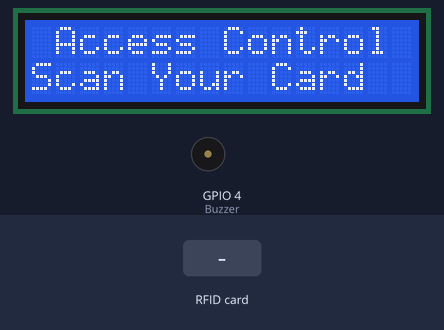
This sketch was run on a simulated ESP32. On the bench: 16×2 character LCD, buzzer (waves = sounding). The inputs (shaded band) are chosen by the test bench. WiFi joins after 1.5 s; servers stay silent unless stated; the local clock reads 2024-03-15 10:24:30 at power-on unless the sketch sets it; what the sketch prints to the serial monitor is not drawn.

Above: at 3.1 s.
3.2 s: RFID card 73 6C C8 12 held to the reader
At 3.45 s:
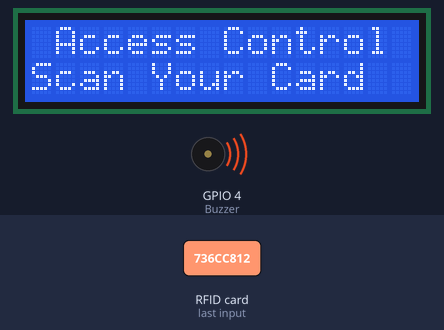
5.0 s: RFID card 5E 7A 19 C4 held to the reader
Timing chart, 0 to 8.0 s (numbered marks = the images above; inputs shaded):
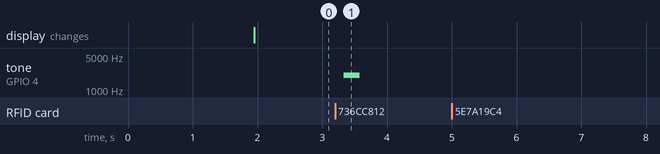

The sketch:

esp32_code_222.ino
```cpp
#define BLYNK_TEMPLATE_ID "TMPL6PLZ5BuCy"
#define BLYNK_TEMPLATE_NAME "Quickstart Template"
#define BLYNK_AUTH_TOKEN "0ESDh-z-4v56tUH0CmQf8MXhl2VFZxgu"
#include <SPI.h>
#include <MFRC522.h>
#include <WiFi.h>
#include <WiFiClient.h>
#include <LiquidCrystal_I2C.h>
#include <Wire.h>
#include <SD.h>
#include <BlynkSimpleEsp32.h>
#include <RTClib.h>

#define RST_PIN 13 // RFID RST
#define SS_PIN  33 // RFID SDA(SS)
#define Buzzer 4

MFRC522 rfid(SS_PIN, RST_PIN); // RFID Sensor
LiquidCrystal_I2C lcd(0x27, 16, 2);
RTC_DS3231 rtc;

String waktu_sekarang="";
String MasterTag = "73 6C C8 12"; // Enter your tag UID which we get from the first code.
String UIDCard = "";
String nama = "unknown";
bool logic_blynk = false;
TaskHandle_t first_task = NULL;
TaskHandle_t secondary_task = NULL;

char ssid[] = "A3";
char pass[] = "zorabin75";

void first(void *param);
void secondary(void *param);

void setup() {
  Serial.begin(115200);

  Wire.begin();
  SPI.begin();
  rfid.PCD_Init();
  pinMode(Buzzer, OUTPUT);

  Blynk.begin(BLYNK_AUTH_TOKEN, ssid, pass);
  // RTC MODULE INISIASI
  if (!rtc.begin()) {
    Serial.println("Couldn't find RTC");
  }
  if (rtc.lostPower()) {
    rtc.adjust(DateTime(F(__DATE__), F(__TIME__)));
  }
  pinMode(Buzzer, OUTPUT);
  lcd.init();
  lcd.backlight();
  lcd.clear();
  lcd.print(" Access Control ");
  lcd.setCursor(0, 1);
  lcd.print("Scan Your Card");

  xTaskCreatePinnedToCore(first, "first_task", 10000, NULL, 1, &first_task, 0);
  xTaskCreatePinnedToCore(secondary, "secondary_task", 10000, NULL, 1, &secondary_task, 1);

}

void loop() {
  Blynk.run();
}

void first(void *param) {
  for (;;) {
    if (rfid_module()) {
      Serial.println("berhasil");
      Serial.println(String(UIDCard));
      rtc_module();
      Serial.println(waktu_sekarang);
    if (UIDCard == MasterTag) {
        nama = "Bintang";
      tone(Buzzer, 2000);
      delay(250);
      noTone(Buzzer);
      }
     else nama= "unkonwn";
    }

    vTaskDelay(100 / portTICK_PERIOD_MS);
  }
}
void secondary(void *param) {
  for (;;) {
    if(logic_blynk){
     nama    = "Bintang";
     UIDCard  = "Online";
     rtc_module();
      }
      Blynk.virtualWrite(V1, UIDCard);
      Blynk.virtualWrite(V2, nama);
      Blynk.virtualWrite(V3, waktu_sekarang);

    vTaskDelay(100 / portTICK_PERIOD_MS);
  }
}

void rtc_module(){
   DateTime now = rtc.now();
   waktu_sekarang =now.year() + '/' +
                        String(now.month(), DEC) + '/' +
                        String(now.day(), DEC) + ' ' +
                        String(now.hour(), DEC) + ':' +
                        String(now.minute(), DEC) + ':' +
                        String(now.second(), DEC);
  }

bool rfid_module(){
  if (!rfid.PICC_IsNewCardPresent()) {
    return false;
  }

  if (!rfid.PICC_ReadCardSerial()) {
    Serial.println("Not able to read the card");
    return false;
  }

  UIDCard = "";
  for (byte i = 0; i < rfid.uid.size; i++) {
    UIDCard.concat(String(rfid.uid.uidByte[i] < 0x10 ? " 0" : " "));
    UIDCard.concat(String(rfid.uid.uidByte[i], HEX));
  }
  UIDCard.toUpperCase();
  UIDCard = UIDCard.substring(1);

  rfid.PICC_HaltA();
  return true;
}

BLYNK_WRITE(V0) { // Switch widget on V4 updates switchState
  logic_blynk = param.asInt();
}
```

Measured:
- after the input at 3.2 s, tone on GPIO 4 (Buzzer): silent → 2000 Hz after 0.13 s, → silent 0.25 s later
- after the input at 5.0 s, every drawn part: stays the same
